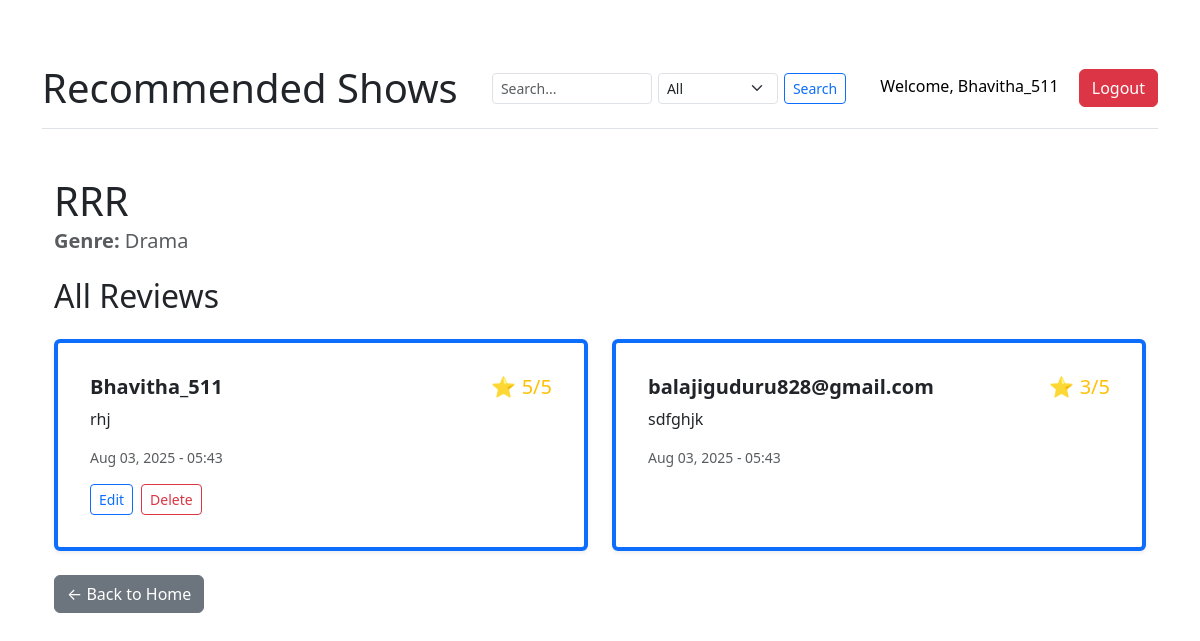
The page /reviews/1/ (signed in) on the database its author committed.
### Recommendation/models.py (models this page shows, shortened)
class Show(models.Model):
    SHOW_TYPE_CHOICES = (
        ('Movie', 'Movie'),
        ('TV', 'TV Show'),
    )
    title = models.CharField(max_length=200)
    description = models.TextField()
    genre = models.CharField(max_length=100)
    show_type = models.CharField(max_length=10, choices=SHOW_TYPE_CHOICES)

class Review(models.Model):
    user = models.ForeignKey(User, on_delete=models.CASCADE)
    show = models.ForeignKey(Show, on_delete=models.CASCADE)
    review_text = models.TextField()
    rating = models.PositiveSmallIntegerField(default=1)
    created_at = models.DateTimeField(auto_now_add=True)
    class Meta:
        unique_together = ('user', 'show')

### Recommendation/views.py (the view)
# urls.py: path('reviews/<int:show_id>/', views.view_reviews, name='view_reviews'),
def view_reviews(request, show_id):
    show = get_object_or_404(Show, id=show_id)
    reviews = Review.objects.filter(show=show)
    return render(request, 'recommendations/view_reviews.html', {'show': show, 'reviews': reviews})

### Recommendation/templates/recommendations/view_reviews.html (shortened to what this page needs)
{% extends 'recommendations/base.html' %}
{% block content %}
<div class="container mt-5">
    <h1 class="mb-1">{{ show.title }}</h1>
    <h5 class="text-muted mb-4"><strong>Genre:</strong> {{ show.genre }}</h5>
    <h2 class="mb-4">All Reviews</h2>
    {% if reviews %}
        <div class="row row-cols-1 row-cols-md-2 g-4">
            {% for review in reviews %}
                <div class="col">
                    <div class="card p-3 h-100 shadow-sm border-primary border-start border-4">
                        <div class="card-body">
                            <h5 class="card-title">
                                <strong>{{ review.user.username }}</strong>
                                <span class="float-end text-warning">⭐ {{ review.rating }}/5</span>
                            </h5>
                            <p class="card-text">{{ review.review_text }}</p>
                            <p class="text-muted small">{{ review.created_at|date:"M d, Y - H:i" }}</p>
                            {% if user == review.user or user.is_staff %}
                                <div class="mt-2 d-flex gap-2">
                                    <a href="{% url 'edit_review' review.id %}" class="btn btn-sm btn-outline-primary">Edit</a>
                                    <a href="{% url 'delete_review' review.id %}" class="btn btn-sm btn-outline-danger">Delete</a>
                                </div>
                            {% endif %}
                        </div>
                    </div>
                </div>
            {% endfor %}
        </div>
    {% else %}
        <p class="text-muted">No reviews yet for this show.</p>
    {% endif %}
    <a href="/" class="btn btn-secondary mt-4">← Back to Home</a>
</div>
{% endblock %}

### Recommendation/templates/recommendations/base.html (shortened to what this page needs)
<!DOCTYPE html>
<html>
<head>
    <link href="https://cdn.jsdelivr.net/npm/bootstrap@5.3.0/dist/css/bootstrap.min.css" rel="stylesheet">
</head>
<body class="container mt-5">
    <div class="sticky-header">
        <div class="d-flex justify-content-between align-items-center">
            <h1 class="mb-0"><a href="{% url 'home' %}" class="text-decoration-none text-dark">Recommended Shows</a></h1>
            {% if user.is_authenticated %}
            <form action="{% url 'search' %}" method="get" class="d-flex align-items-center" style="gap: 6px;">
            <input class="form-control form-control-sm" type="search" name="q" placeholder="Search..." style="width: 160px;">
            <select name="category" class="form-select form-select-sm" style="width: 120px;">
                <option value="all">All</option>
            </select>
            <button class="btn btn-outline-primary btn-sm" type="submit">Search</button>
            </form>
            {% endif %}
            <div>
                {% if user.is_authenticated %}
                    <span class="me-3" style="color: black;">Welcome, {{ user.username }}</span>
                    <a href="/logout/" class="btn btn-danger">Logout</a>
                {% else %}
                    <a href="/login/" class="btn btn-primary me-2">Login</a>
                    <a href="/signup/" class="btn btn-success">Sign Up</a>
                {% endif %}
            </div>
        </div>
    </div>
    {% block content %}
    {% endblock %}
</body>
</html>

### Recommendation/templates/recommendations/base.html (style rules this page uses)
.sticky-header { position: sticky; top: 0; z-index: 1030; background-color: white; padding: 1rem 0; border-bottom: 1px solid #dee2e6; }

### rows shown on the page
Show: title "RRR", genre "Drama"
Review: user.username "Bhavitha_511", rating "5", review_text "rhj", created_at "Aug 03, 2025 - 05:43", shows "Edit"
Review: user.username "balajiguduru828@gmail.com", rating "3", review_text "sdfghjk", created_at "Aug 03, 2025 - 05:43"

### other values the page prints
{{ user.username }} "Bhavitha_511"
